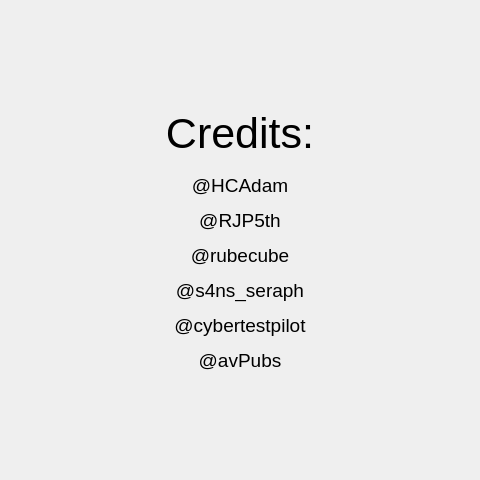
<?xml version="1.0" encoding="UTF-8"?>
<ui version="4.0">
 <class>Credits</class>
 <widget class="QWidget" name="Credits">
  <property name="geometry">
   <rect>
    <x>0</x>
    <y>0</y>
    <width>480</width>
    <height>480</height>
   </rect>
  </property>
  <property name="minimumSize">
   <size>
    <width>480</width>
    <height>480</height>
   </size>
  </property>
  <property name="windowTitle">
   <string>Credits</string>
  </property>
  <layout class="QVBoxLayout" name="verticalLayout">
   <item>
    <spacer name="verticalSpacer">
     <property name="orientation">
      <enum>Qt::Vertical</enum>
     </property>
     <property name="sizeHint" stdset="0">
      <size>
       <width>20</width>
       <height>40</height>
      </size>
     </property>
    </spacer>
   </item>
   <item>
    <widget class="QLabel" name="title_label">
     <property name="font">
      <font>
       <pointsize>32</pointsize>
      </font>
     </property>
     <property name="text">
      <string>Credits:</string>
     </property>
     <property name="alignment">
      <set>Qt::AlignCenter</set>
     </property>
    </widget>
   </item>
   <item>
    <spacer name="verticalSpacer_3">
     <property name="orientation">
      <enum>Qt::Vertical</enum>
     </property>
     <property name="sizeType">
      <enum>QSizePolicy::Fixed</enum>
     </property>
     <property name="sizeHint" stdset="0">
      <size>
       <width>20</width>
       <height>10</height>
      </size>
     </property>
    </spacer>
   </item>
   <item>
    <widget class="QLabel" name="label">
     <property name="text">
      <string>&lt;html&gt;&lt;head/&gt;&lt;body&gt;&lt;p&gt;&lt;span style=&quot; font-size:14pt;&quot;&gt;@HCAdam&lt;/span&gt;&lt;/p&gt;&lt;p&gt;&lt;span style=&quot; font-size:14pt;&quot;&gt;@RJP5th&lt;/span&gt;&lt;/p&gt;&lt;p&gt;&lt;span style=&quot; font-size:14pt;&quot;&gt;@rubecube&lt;/span&gt;&lt;/p&gt;&lt;p&gt;&lt;span style=&quot; font-size:14pt;&quot;&gt;@s4ns_seraph&lt;/span&gt;&lt;/p&gt;&lt;p&gt;&lt;span style=&quot; font-size:14pt;&quot;&gt;@cybertestpilot&lt;/span&gt;&lt;/p&gt;&lt;p&gt;&lt;span style=&quot; font-size:14pt;&quot;&gt;@avPubs&lt;/span&gt;&lt;/p&gt;&lt;/body&gt;&lt;/html&gt;</string>
     </property>
     <property name="alignment">
      <set>Qt::AlignCenter</set>
     </property>
    </widget>
   </item>
   <item>
    <spacer name="verticalSpacer_2">
     <property name="orientation">
      <enum>Qt::Vertical</enum>
     </property>
     <property name="sizeHint" stdset="0">
      <size>
       <width>20</width>
       <height>40</height>
      </size>
     </property>
    </spacer>
   </item>
  </layout>
 </widget>
 <resources/>
 <connections/>
</ui>
